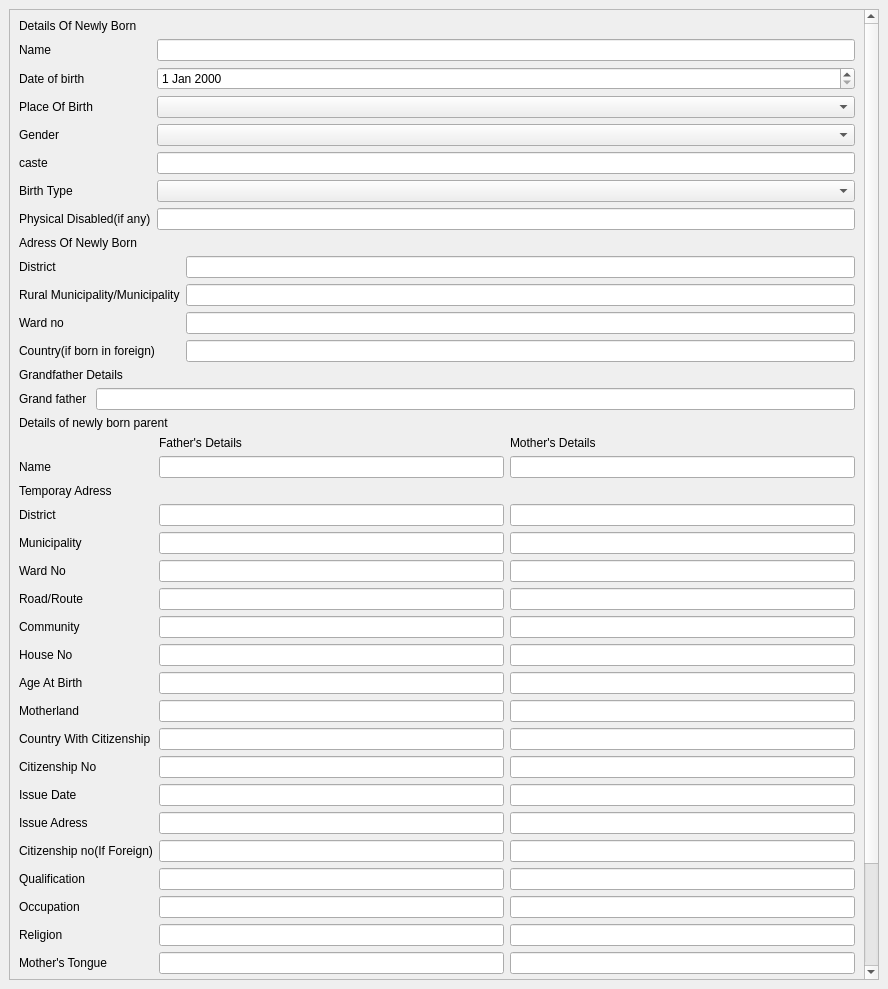
<?xml version="1.0" encoding="UTF-8"?>
<ui version="4.0">
 <class>MainWindow</class>
 <widget class="QMainWindow" name="MainWindow">
  <property name="geometry">
   <rect>
    <x>0</x>
    <y>0</y>
    <width>888</width>
    <height>989</height>
   </rect>
  </property>
  <property name="windowTitle">
   <string>MainWindow</string>
  </property>
  <widget class="QWidget" name="centralwidget">
   <layout class="QGridLayout" name="gridLayout">
    <item row="0" column="0">
     <widget class="QScrollArea" name="scrollArea">
      <property name="widgetResizable">
       <bool>true</bool>
      </property>
      <widget class="QWidget" name="scrollAreaWidgetContents">
       <property name="geometry">
        <rect>
         <x>0</x>
         <y>0</y>
         <width>843</width>
         <height>1258</height>
        </rect>
       </property>
       <layout class="QGridLayout" name="gridLayout_2">
        <item row="4" column="0">
         <layout class="QFormLayout" name="formLayout_5">
          <item row="0" column="0">
           <widget class="QLabel" name="grandFatherLabel">
            <property name="text">
             <string>Grand father </string>
            </property>
           </widget>
          </item>
          <item row="0" column="1">
           <widget class="QLineEdit" name="grandFatherLineEdit"/>
          </item>
         </layout>
        </item>
        <item row="2" column="0">
         <layout class="QFormLayout" name="formLayout_4"/>
        </item>
        <item row="3" column="0">
         <widget class="QLabel" name="label_7">
          <property name="text">
           <string>Grandfather Details</string>
          </property>
         </widget>
        </item>
        <item row="0" column="0">
         <widget class="QLabel" name="label_5">
          <property name="text">
           <string>Details Of Newly Born</string>
          </property>
         </widget>
        </item>
        <item row="6" column="0">
         <layout class="QFormLayout" name="formLayout_6">
          <item row="0" column="0">
           <widget class="QLabel" name="label">
            <property name="text">
             <string/>
            </property>
           </widget>
          </item>
          <item row="0" column="1">
           <layout class="QHBoxLayout" name="horizontalLayout_3">
            <item>
             <widget class="QLabel" name="label_2">
              <property name="text">
               <string>Father's Details</string>
              </property>
             </widget>
            </item>
            <item>
             <widget class="QLabel" name="label_3">
              <property name="text">
               <string>Mother's Details</string>
              </property>
             </widget>
            </item>
           </layout>
          </item>
          <item row="1" column="0">
           <widget class="QLabel" name="nameLabel_2">
            <property name="text">
             <string>Name</string>
            </property>
           </widget>
          </item>
          <item row="1" column="1">
           <layout class="QHBoxLayout" name="horizontalLayout_2">
            <item>
             <widget class="QLineEdit" name="lineEdit"/>
            </item>
            <item>
             <widget class="QLineEdit" name="lineEdit_6"/>
            </item>
           </layout>
          </item>
          <item row="2" column="0">
           <widget class="QLabel" name="label_4">
            <property name="text">
             <string>Temporay Adress</string>
            </property>
           </widget>
          </item>
          <item row="3" column="0">
           <widget class="QLabel" name="districtLabel_2">
            <property name="text">
             <string>District</string>
            </property>
           </widget>
          </item>
          <item row="3" column="1">
           <layout class="QHBoxLayout" name="horizontalLayout_4">
            <item>
             <widget class="QLineEdit" name="districtLineEdit_3"/>
            </item>
            <item>
             <widget class="QLineEdit" name="districtLineEdit_2"/>
            </item>
           </layout>
          </item>
          <item row="4" column="0">
           <widget class="QLabel" name="municipalityLabel">
            <property name="text">
             <string>Municipality</string>
            </property>
           </widget>
          </item>
          <item row="5" column="0">
           <widget class="QLabel" name="wardNoLabel_2">
            <property name="text">
             <string>Ward No</string>
            </property>
           </widget>
          </item>
          <item row="6" column="0">
           <widget class="QLabel" name="roadLabel">
            <property name="text">
             <string>Road/Route</string>
            </property>
           </widget>
          </item>
          <item row="7" column="0">
           <widget class="QLabel" name="communityLabel">
            <property name="text">
             <string>Community</string>
            </property>
           </widget>
          </item>
          <item row="8" column="0">
           <widget class="QLabel" name="houseNoLabel">
            <property name="text">
             <string>House No</string>
            </property>
           </widget>
          </item>
          <item row="9" column="0">
           <widget class="QLabel" name="ageAtBirthLabel">
            <property name="text">
             <string>Age At Birth</string>
            </property>
           </widget>
          </item>
          <item row="10" column="0">
           <widget class="QLabel" name="motherlandLabel">
            <property name="text">
             <string>Motherland</string>
            </property>
           </widget>
          </item>
          <item row="11" column="0">
           <widget class="QLabel" name="countryWithCitizenshipLabel">
            <property name="text">
             <string>Country With Citizenship</string>
            </property>
           </widget>
          </item>
          <item row="12" column="0">
           <widget class="QLabel" name="citizenshipNoLabel">
            <property name="text">
             <string>Citizenship No</string>
            </property>
           </widget>
          </item>
          <item row="13" column="0">
           <widget class="QLabel" name="issueDateLabel">
            <property name="text">
             <string>Issue Date</string>
            </property>
           </widget>
          </item>
          <item row="14" column="0">
           <widget class="QLabel" name="issueAdressLabel">
            <property name="text">
             <string>Issue Adress</string>
            </property>
           </widget>
          </item>
          <item row="15" column="0">
           <widget class="QLabel" name="citizenshipNoIfForeignLabel">
            <property name="text">
             <string>Citizenship no(If Foreign)</string>
            </property>
           </widget>
          </item>
          <item row="16" column="0">
           <widget class="QLabel" name="qualificationLabel">
            <property name="text">
             <string>Qualification</string>
            </property>
           </widget>
          </item>
          <item row="17" column="0">
           <widget class="QLabel" name="occupationLabel">
            <property name="text">
             <string>Occupation</string>
            </property>
           </widget>
          </item>
          <item row="18" column="0">
           <widget class="QLabel" name="religionLabel">
            <property name="text">
             <string>Religion</string>
            </property>
           </widget>
          </item>
          <item row="19" column="0">
           <widget class="QLabel" name="motherSTongueLabel">
            <property name="text">
             <string>Mother's Tongue</string>
            </property>
           </widget>
          </item>
          <item row="20" column="0">
           <widget class="QLabel" name="totalChildrenLabel">
            <property name="text">
             <string>Total children</string>
            </property>
           </widget>
          </item>
          <item row="20" column="1">
           <widget class="QLineEdit" name="totalChildrenLineEdit"/>
          </item>
          <item row="21" column="0">
           <widget class="QLabel" name="totalChildrenAliveLabel">
            <property name="text">
             <string>Total Children Alive</string>
            </property>
           </widget>
          </item>
          <item row="21" column="1">
           <widget class="QLineEdit" name="totalChildrenAliveLineEdit"/>
          </item>
          <item row="22" column="0">
           <widget class="QLabel" name="marriageRegistrationNoLabel">
            <property name="text">
             <string>Marriage Registration No</string>
            </property>
           </widget>
          </item>
          <item row="22" column="1">
           <widget class="QLineEdit" name="marriageRegistrationNoLineEdit"/>
          </item>
          <item row="23" column="0">
           <widget class="QLabel" name="marriageDateLabel">
            <property name="text">
             <string>Marriage Date</string>
            </property>
           </widget>
          </item>
          <item row="4" column="1">
           <layout class="QHBoxLayout" name="horizontalLayout_5">
            <item>
             <widget class="QLineEdit" name="districtLineEdit_4"/>
            </item>
            <item>
             <widget class="QLineEdit" name="districtLineEdit_5"/>
            </item>
           </layout>
          </item>
          <item row="5" column="1">
           <layout class="QHBoxLayout" name="horizontalLayout_6">
            <item>
             <widget class="QLineEdit" name="districtLineEdit_6"/>
            </item>
            <item>
             <widget class="QLineEdit" name="districtLineEdit_7"/>
            </item>
           </layout>
          </item>
          <item row="6" column="1">
           <layout class="QHBoxLayout" name="horizontalLayout_7">
            <item>
             <widget class="QLineEdit" name="districtLineEdit_8"/>
            </item>
            <item>
             <widget class="QLineEdit" name="districtLineEdit_9"/>
            </item>
           </layout>
          </item>
          <item row="7" column="1">
           <layout class="QHBoxLayout" name="horizontalLayout_8">
            <item>
             <widget class="QLineEdit" name="districtLineEdit_10"/>
            </item>
            <item>
             <widget class="QLineEdit" name="districtLineEdit_11"/>
            </item>
           </layout>
          </item>
          <item row="8" column="1">
           <layout class="QHBoxLayout" name="horizontalLayout_9">
            <item>
             <widget class="QLineEdit" name="districtLineEdit_12"/>
            </item>
            <item>
             <widget class="QLineEdit" name="districtLineEdit_13"/>
            </item>
           </layout>
          </item>
          <item row="9" column="1">
           <layout class="QHBoxLayout" name="horizontalLayout_10">
            <item>
             <widget class="QLineEdit" name="districtLineEdit_14"/>
            </item>
            <item>
             <widget class="QLineEdit" name="districtLineEdit_15"/>
            </item>
           </layout>
          </item>
          <item row="10" column="1">
           <layout class="QHBoxLayout" name="horizontalLayout_11">
            <item>
             <widget class="QLineEdit" name="districtLineEdit_16"/>
            </item>
            <item>
             <widget class="QLineEdit" name="districtLineEdit_17"/>
            </item>
           </layout>
          </item>
          <item row="11" column="1">
           <layout class="QHBoxLayout" name="horizontalLayout_12">
            <item>
             <widget class="QLineEdit" name="districtLineEdit_18"/>
            </item>
            <item>
             <widget class="QLineEdit" name="districtLineEdit_19"/>
            </item>
           </layout>
          </item>
          <item row="12" column="1">
           <layout class="QHBoxLayout" name="horizontalLayout_13">
            <item>
             <widget class="QLineEdit" name="districtLineEdit_20"/>
            </item>
            <item>
             <widget class="QLineEdit" name="districtLineEdit_21"/>
            </item>
           </layout>
          </item>
          <item row="13" column="1">
           <layout class="QHBoxLayout" name="horizontalLayout_14">
            <item>
             <widget class="QLineEdit" name="districtLineEdit_22"/>
            </item>
            <item>
             <widget class="QLineEdit" name="districtLineEdit_23"/>
            </item>
           </layout>
          </item>
          <item row="14" column="1">
           <layout class="QHBoxLayout" name="horizontalLayout_15">
            <item>
             <widget class="QLineEdit" name="districtLineEdit_24"/>
            </item>
            <item>
             <widget class="QLineEdit" name="districtLineEdit_25"/>
            </item>
           </layout>
          </item>
          <item row="15" column="1">
           <layout class="QHBoxLayout" name="horizontalLayout_16">
            <item>
             <widget class="QLineEdit" name="districtLineEdit_26"/>
            </item>
            <item>
             <widget class="QLineEdit" name="districtLineEdit_27"/>
            </item>
           </layout>
          </item>
          <item row="16" column="1">
           <layout class="QHBoxLayout" name="horizontalLayout_17">
            <item>
             <widget class="QLineEdit" name="districtLineEdit_28"/>
            </item>
            <item>
             <widget class="QLineEdit" name="districtLineEdit_29"/>
            </item>
           </layout>
          </item>
          <item row="17" column="1">
           <layout class="QHBoxLayout" name="horizontalLayout_18">
            <item>
             <widget class="QLineEdit" name="districtLineEdit_30"/>
            </item>
            <item>
             <widget class="QLineEdit" name="districtLineEdit_31"/>
            </item>
           </layout>
          </item>
          <item row="18" column="1">
           <layout class="QHBoxLayout" name="horizontalLayout_19">
            <item>
             <widget class="QLineEdit" name="districtLineEdit_32"/>
            </item>
            <item>
             <widget class="QLineEdit" name="districtLineEdit_33"/>
            </item>
           </layout>
          </item>
          <item row="19" column="1">
           <layout class="QHBoxLayout" name="horizontalLayout_20">
            <item>
             <widget class="QLineEdit" name="districtLineEdit_34"/>
            </item>
            <item>
             <widget class="QLineEdit" name="districtLineEdit_35"/>
            </item>
           </layout>
          </item>
          <item row="23" column="1">
           <layout class="QHBoxLayout" name="horizontalLayout_21">
            <item>
             <widget class="QDateEdit" name="dateEdit_2"/>
            </item>
            <item>
             <widget class="QDateEdit" name="dateEdit"/>
            </item>
           </layout>
          </item>
         </layout>
        </item>
        <item row="1" column="0">
         <layout class="QFormLayout" name="formLayout">
          <item row="0" column="0">
           <widget class="QLabel" name="nameLabel">
            <property name="text">
             <string>Name</string>
            </property>
           </widget>
          </item>
          <item row="0" column="1">
           <widget class="QLineEdit" name="nameLineEdit"/>
          </item>
          <item row="1" column="0">
           <widget class="QLabel" name="dateOfBirthLabel">
            <property name="text">
             <string>Date of birth</string>
            </property>
           </widget>
          </item>
          <item row="1" column="1">
           <widget class="QDateEdit" name="dateOfBirthDateEdit"/>
          </item>
          <item row="2" column="0">
           <widget class="QLabel" name="placeOfBirthLabel">
            <property name="text">
             <string>Place Of Birth</string>
            </property>
           </widget>
          </item>
          <item row="2" column="1">
           <widget class="QComboBox" name="placeOfBirthComboBox"/>
          </item>
          <item row="3" column="0">
           <widget class="QLabel" name="genderLabel">
            <property name="text">
             <string>Gender</string>
            </property>
           </widget>
          </item>
          <item row="3" column="1">
           <widget class="QComboBox" name="genderComboBox"/>
          </item>
          <item row="4" column="0">
           <widget class="QLabel" name="casteLabel">
            <property name="text">
             <string>caste</string>
            </property>
           </widget>
          </item>
          <item row="4" column="1">
           <widget class="QLineEdit" name="casteLineEdit"/>
          </item>
          <item row="5" column="0">
           <widget class="QLabel" name="birthTypeLabel">
            <property name="text">
             <string>Birth Type</string>
            </property>
           </widget>
          </item>
          <item row="5" column="1">
           <widget class="QComboBox" name="birthTypeComboBox"/>
          </item>
          <item row="6" column="0">
           <widget class="QLabel" name="physicalDisabledLabel">
            <property name="text">
             <string>Physical Disabled(if any)</string>
            </property>
           </widget>
          </item>
          <item row="6" column="1">
           <widget class="QLineEdit" name="physicalDisabledLineEdit"/>
          </item>
          <item row="7" column="0" colspan="2">
           <layout class="QFormLayout" name="formLayout_2">
            <item row="0" column="0">
             <widget class="QLabel" name="label_6">
              <property name="text">
               <string>Adress Of Newly Born</string>
              </property>
             </widget>
            </item>
            <item row="1" column="0">
             <widget class="QLabel" name="districtLabel">
              <property name="text">
               <string>District</string>
              </property>
             </widget>
            </item>
            <item row="1" column="1">
             <widget class="QLineEdit" name="districtLineEdit"/>
            </item>
            <item row="2" column="0">
             <widget class="QLabel" name="MunicipalityLabel">
              <property name="text">
               <string>Rural Municipality/Municipality</string>
              </property>
             </widget>
            </item>
            <item row="2" column="1">
             <widget class="QLineEdit" name="MunicipalityLineEdit"/>
            </item>
            <item row="3" column="0">
             <widget class="QLabel" name="wardNoLabel">
              <property name="text">
               <string>Ward no</string>
              </property>
             </widget>
            </item>
            <item row="3" column="1">
             <widget class="QLineEdit" name="wardNoLineEdit"/>
            </item>
            <item row="4" column="0">
             <widget class="QLabel" name="countryIfBornInForeignLabel">
              <property name="text">
               <string>Country(if born in foreign)</string>
              </property>
             </widget>
            </item>
            <item row="4" column="1">
             <widget class="QLineEdit" name="countryIfBornInForeignLineEdit"/>
            </item>
           </layout>
          </item>
         </layout>
        </item>
        <item row="5" column="0">
         <widget class="QLabel" name="label_8">
          <property name="text">
           <string>Details of newly born parent</string>
          </property>
         </widget>
        </item>
       </layout>
      </widget>
     </widget>
    </item>
   </layout>
  </widget>
 </widget>
 <resources/>
 <connections/>
</ui>
